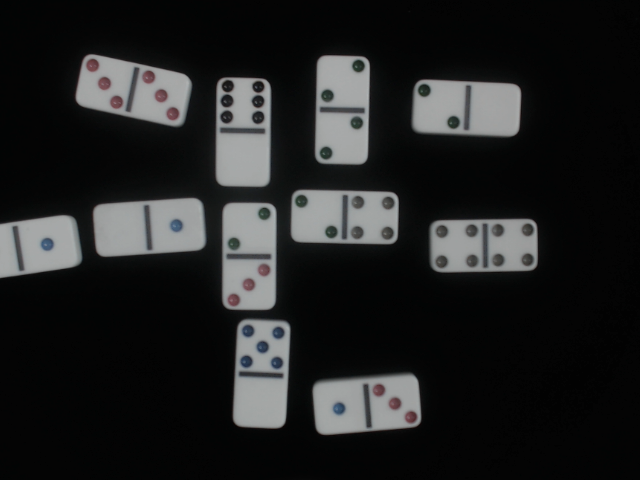
#> input picture frames/frame0.bmp, 640 x 480 px
$ python preprocessing.py
#> lines starting #> are read from the running program, lines starting #| are printed output that depends on the picture
# -*- coding: utf-8 -*-

import numpy as np
import matplotlib as mpl
import matplotlib.pyplot as plt
from scipy.ndimage import label
import cv2 as cv
import os

def fill_holes(img):
    """
    Fills holes in a binary image
    Parameters
    ----------
    img - binary image

    Returns
    -------
    A copy of the image with filled holes
    """
    imageCopy = img.copy()
    h, w = img.shape[:2]
    mask = np.zeros((h+2, w+2), np.uint8)
    cv.floodFill(imageCopy, mask, (0, 0), 255);
    imageCopy = cv.bitwise_not(imageCopy)
    result = img | imageCopy
    return result

# [12 lines of commented-out code are left out]


# [222 lines left out: functions create_rect_template, generate_rot_templates, match_domino, find_rectangles, not called in this run]


def preprocessing(img):
    """
    Performs preprosessing on the starting image. Scales image down, sets background pixels to zero, darkens the dots.
    Parameters
    ----------
    img : 3D array
        Starting colorful image from the camera

    Returns
    -------
    bw : uint8 2D array
        A grayscale copy of the image
    binary : uint8 2D array
        A binary image of the siluets of the dominos
    edge : uint8 2D array
        Canny edges of the grayscale image
    img : uint8 2D array
        A scaled down copy of the starting image with darkend colorful pixels
    """
    img = cv.resize(img, (266, 200))
    # make colorfull pixels darker
    pixelStd = np.dstack((2*np.std(img, axis=2), )*3)
    img = np.maximum(255*np.zeros(img.shape), img - pixelStd)
    img = np.asarray(img, dtype="uint8")
    # turn image to grayscale
    bw = cv.cvtColor(img, cv.COLOR_BGR2GRAY)
    # bw = cv.GaussianBlur(bw, (0, 0), 2)
    # set background to black
    (thres, bw) = cv.threshold(bw, 70, 255, cv.THRESH_TOZERO)
    # canny edge
    edge = cv.Canny(bw, 200, 200)
    # binary image
    (thres, binary) = cv.threshold(bw, 0, 255, cv.THRESH_BINARY+cv.THRESH_OTSU)
    # fill the contours
    # issue: fills background enclosed by dominoes
    binary = fill_holes(binary)

    return bw, binary, edge, img


# [30 lines left out: functions cut_segment, find_dominoes, not called in this run]


if __name__ == '__main__':
    # load images
    folder = "frames"
    images = []
    for filename in os.listdir(folder):
        img = cv.imread(os.path.join(folder, filename))
#> img is the input picture: shape (480, 640, 3); mean B, G, R 34.1, 34, 33.2
        if img is not None:
            images.append(img)

    bwImg = []
    binaryImg = []
    edgeImg = []
    colorImg = []

    N = 12

    figIm, axIm = plt.subplots(1, 3, dpi=300, sharex=True, sharey=True)

    for i in range(len(images)):
        img = images[i]
        (bw, binary, edge, img) = preprocessing(img)
        bwImg.append(bw)
        binaryImg.append(binary)
        edgeImg.append(edge)
        colorImg.append(img)
#> this loop made 3 passes
#> pass 1, in preprocessing, `img = cv.resize(img, (266, 200))`:
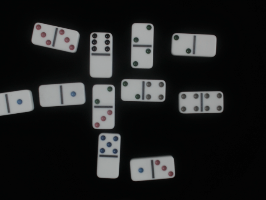
#> img: shape (200, 266, 3); mean of channels 0, 1, 2 34.1, 34, 33.1; drawn as B, G, R
#> pass 1, in preprocessing, `pixelStd = np.dstack((2*np.std(img, axis=2), )*3)`:
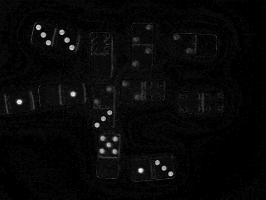
#> pixelStd: shape (200, 266, 3) float64; min 0, max 46.56, mean 1.4; drawn with min black and max white
#> after the loop, binaryImg = 3 items; bwImg = 3 items; colorImg = 3 items; edgeImg = 3 items

    # display one image on a large axis for further examination
    displayID = 4
    N = 12

#> (the run stopped early here; a loop or call above may not have finished)
